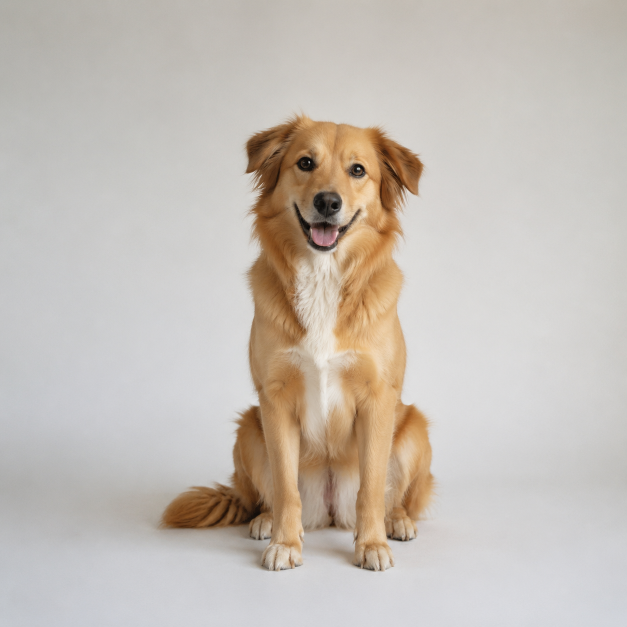
#> input picture dog_page_image.png, 1254 x 1254 px (shown at 1/2 size)
$ python make_pet_pdf.py
#> lines starting #> are read from the running program, lines starting #| are printed output that depends on the picture
from pathlib import Path

from PIL import Image


PAGE_SIZE = (2550, 3300)
MARGIN = 260


def make_page(image_path: str) -> Image.Image:
#> called with image_path = 'dog_page_image.png'
    page = Image.new("RGB", PAGE_SIZE, "white")
#> page: PIL image 2550x3300 RGB; every value is 255
    image = Image.open(image_path).convert("RGB")
#> image is the input picture: PIL image 1254x1254 RGB; mean R, G, B 197.3, 189.7, 181.9
    max_w = PAGE_SIZE[0] - (MARGIN * 2)
    max_h = PAGE_SIZE[1] - (MARGIN * 2)
    image.thumbnail((max_w, max_h), Image.Resampling.LANCZOS)
    x = (PAGE_SIZE[0] - image.width) // 2
#> x = 648
    y = (PAGE_SIZE[1] - image.height) // 2
#> y = 1023
    page.paste(image, (x, y))
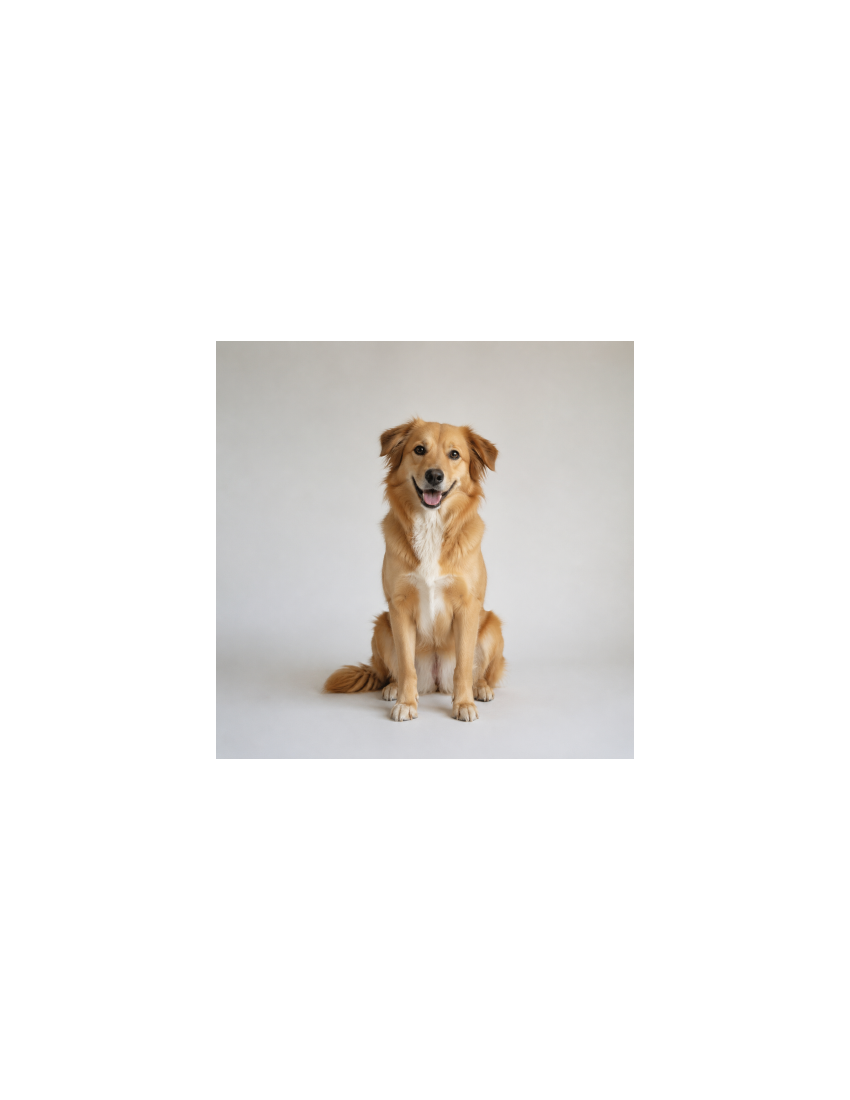
#> page: PIL image 2550x3300 RGB (shown at 1/3 size); mean R, G, B 244.2, 242.8, 241.3
    return page


if __name__ == "__main__":
    pages = [
        make_page("dog_page_image.png"),
        make_page("cat_page_image.png"),
    ]
#> call 2 of make_page, with image_path = 'cat_page_image.png'
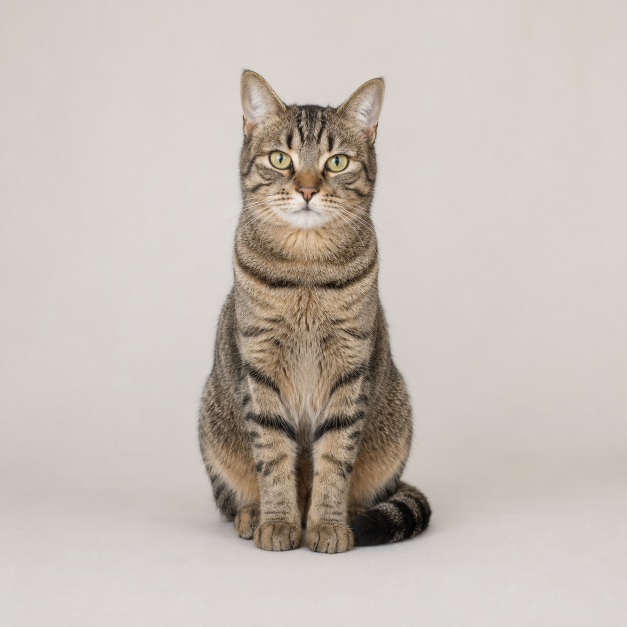
#> input picture cat_page_image.png, 1254 x 1254 px (shown at 1/2 size)
#> in make_page, image is the input picture: PIL image 1254x1254 RGB; mean R, G, B 198.4, 189.9, 182.5
#> in make_page (call 2), `page.paste(image, (x, y))`:
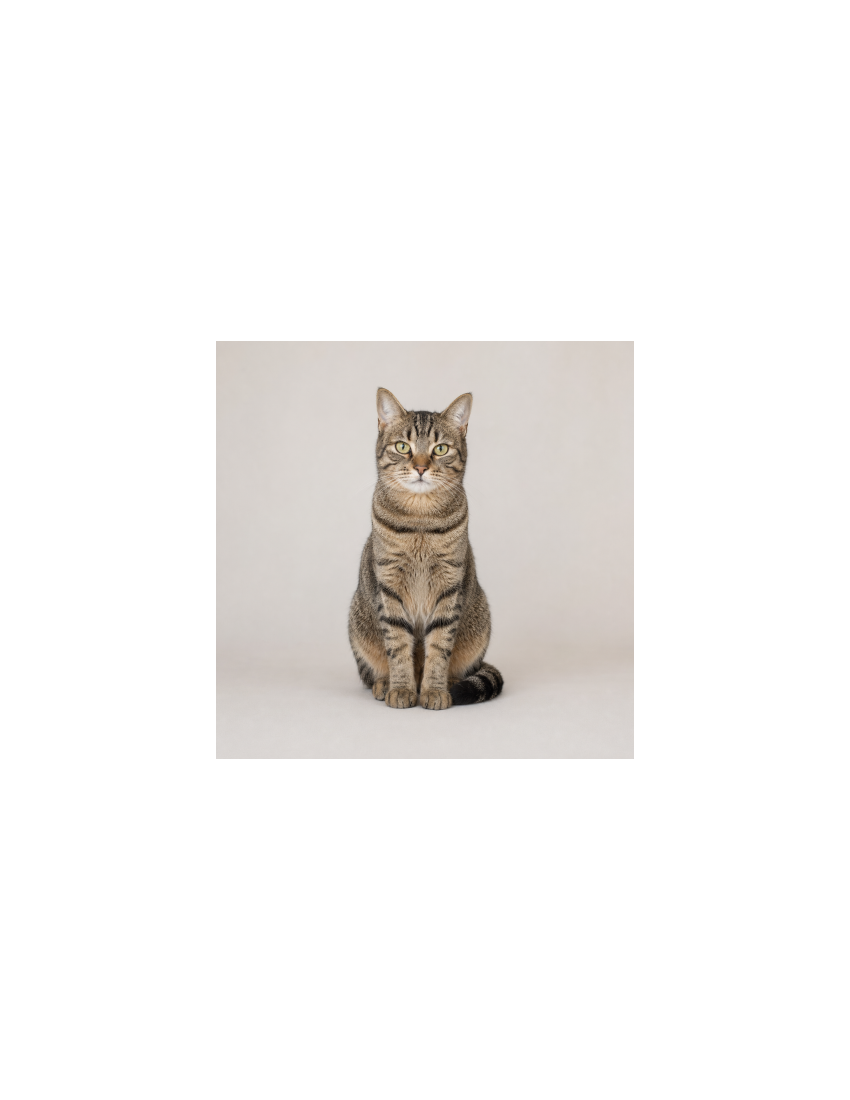
#> page: PIL image 2550x3300 RGB (shown at 1/3 size); mean R, G, B 244.4, 242.8, 241.4
    pages[0].save(
        "dog_cat_pages.pdf",
        "PDF",
        resolution=300.0,
        save_all=True,
        append_images=pages[1:],
    )
